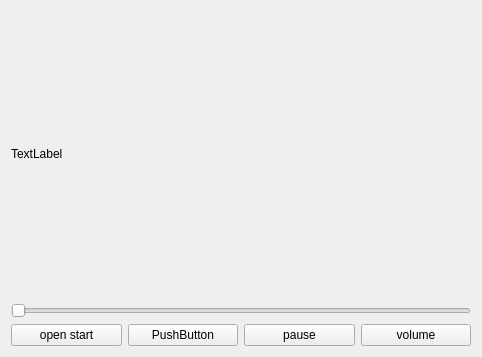
<?xml version="1.0" encoding="UTF-8"?>
<ui version="4.0">
 <class>Widget</class>
 <widget class="QWidget" name="Widget">
  <property name="geometry">
   <rect>
    <x>0</x>
    <y>0</y>
    <width>482</width>
    <height>357</height>
   </rect>
  </property>
  <property name="windowTitle">
   <string>Widget</string>
  </property>
  <layout class="QVBoxLayout" name="verticalLayout">
   <item>
    <widget class="QLabel" name="label">
     <property name="sizePolicy">
      <sizepolicy hsizetype="Preferred" vsizetype="Expanding">
       <horstretch>0</horstretch>
       <verstretch>0</verstretch>
      </sizepolicy>
     </property>
     <property name="text">
      <string>TextLabel</string>
     </property>
    </widget>
   </item>
   <item>
    <widget class="QSlider" name="horizontalSlider">
     <property name="orientation">
      <enum>Qt::Horizontal</enum>
     </property>
    </widget>
   </item>
   <item>
    <layout class="QHBoxLayout" name="horizontalLayout">
     <item>
      <widget class="QPushButton" name="pushButton">
       <property name="text">
        <string>open start</string>
       </property>
      </widget>
     </item>
     <item>
      <widget class="QPushButton" name="pushButton_4">
       <property name="text">
        <string>PushButton</string>
       </property>
      </widget>
     </item>
     <item>
      <widget class="QPushButton" name="pushButton_2">
       <property name="text">
        <string>pause</string>
       </property>
      </widget>
     </item>
     <item>
      <widget class="QPushButton" name="pushButton_3">
       <property name="text">
        <string>volume</string>
       </property>
      </widget>
     </item>
    </layout>
   </item>
  </layout>
 </widget>
 <layoutdefault spacing="6" margin="11"/>
 <resources/>
 <connections/>
</ui>
